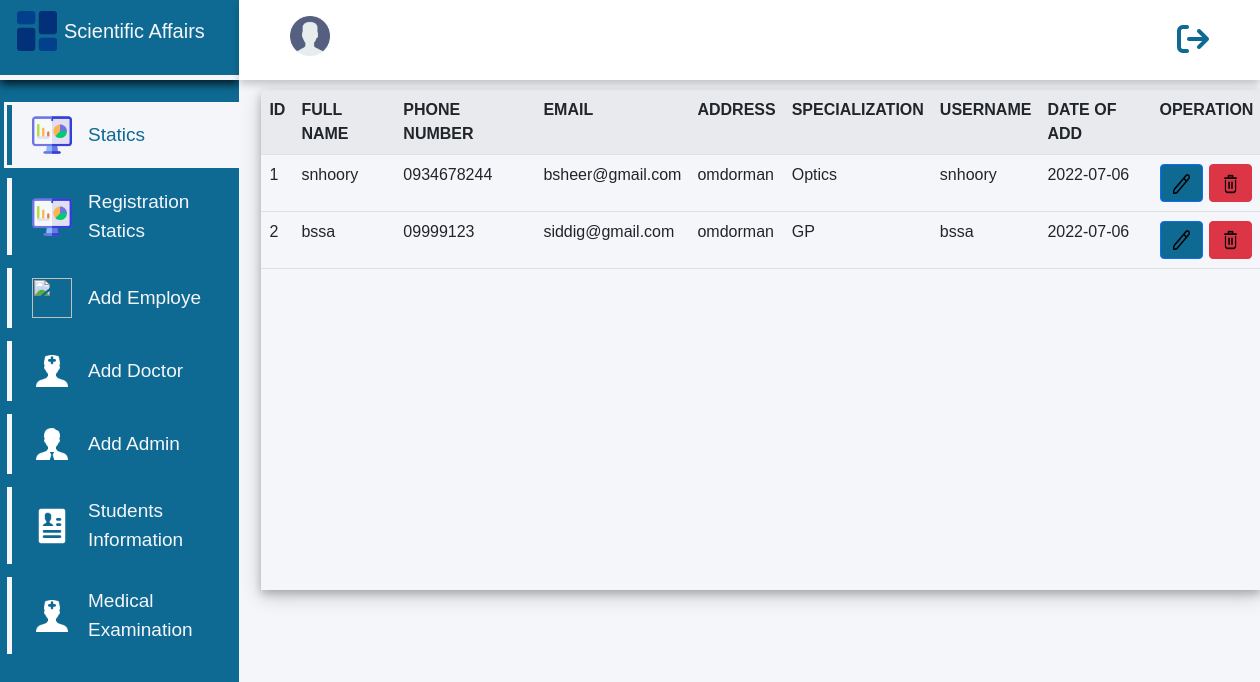
Screenshot of /elec_reg_new_std/admin/doctors/edit_doctor/edit_doctor.php with the database file from the repository.
### tables this page shows
CREATE TABLE `medical_exam_doctors` (
  `id` int(11) NOT NULL,
  `full_name` varchar(100) NOT NULL,
  `phone_number` varchar(15) NOT NULL,
  `email` varchar(50) NOT NULL,
  `address` varchar(20) NOT NULL,
  `specialization` varchar(50) NOT NULL,
  `username` varchar(20) NOT NULL,
  `password` varchar(20) NOT NULL DEFAULT '0000',
  `admin_add` varchar(100) NOT NULL,
  `date` date NOT NULL,
  `hours` time NOT NULL,
  `del` varchar(5) NOT NULL DEFAULT 'no'
);

### elec_reg_new_std/admin/doctors/edit_doctor/edit_doctor.php (the view, shortened to what this page needs)
<?php
include "../../../../connection/connection.php";
$name_user = $_SESSION["full_name_scientific_affairs"];
?>
<!DOCTYPE html>
<html lang="en">
<head>
    <link rel="stylesheet" href="../../../../css/all.min.css">
    <link rel="stylesheet" href="../../../../bootstrap/bootstrap.min.css">
    <link rel="stylesheet" href="../../../../css/manegment/admin/edit_doctor.css">
</head>
<body>
<div class="side-menu">
<div class="brand-name">
<h2><img src="../../../../icons/da.png" alt="" width="50px" height="50px">Scientific Affairs</h2>
        </div>
            <ul>
            <a href="../../statics/statics.php"><li  class="active"><img src="../../../../icons/statc1.png" alt="" width="40px" height="40px">Statics</li></a>
            <a href="../../registration_statistics/registration_statistics.php"><li><img src="../../../../icons/statc1.png" alt="" width="40px" height="40px">Registration Statics</li></a>
            <a href="../../employes/add_employe/add_emp.php"><li><img src="../../../../icons/eemp3.png" alt="" width="40px" height="40px"> Add Employe</li></a>
            <a href="../../doctors/add_doctor/add_doctor.php"><li><img src="../../../../icons/doc.png" alt="" width="40px" height="40px"> Add Doctor</li></a>
            <a href="../../admins/add_admin/add_admin.php"><li><img src="../../../../icons/admin.png" alt="" width="40px" height="40px">Add Admin</li></a>
            <a href="../../../scintific_affairs/info_std_electronic_register/info_std_electronic_register.php"><li><img src="../../../../icons/stdifo1.png" alt="" width="40px" height="40px"> Students Information</li></a>
            <a href="../../../medical_examination/statics/statics.php"><li><img src="../../../../icons/doc.png" alt="" width="40px" height="40px">Medical Examination</li></a>
            </ul>
        </div>
        <div class="container">
            <div class="header">
                <div class="nav">
                <div>
                <h3> <a href="../../account/account.php"><img src="../../../../icons/account.png" alt="" width="40px" height="40px"></a><?php echo " " . $name_user ?></h3>
                </div>
                <div class="log">
                <a href="../../../login/login.php"><div><i class="fa-solid fa-arrow-right-from-bracket fa-2x"></i></div></a>
                </div>
                </div>
            </div>
 <div class="info-emp">
    <table class="table table-striped table-hover">
        <tr>
            <th>ID</th>
            <th>FULL NAME</th>
            <th>PHONE NUMBER</th>
            <th>EMAIL</th>
            <th>ADDRESS</th>
            <th>SPECIALIZATION</th>
            <th>USERNAME</th>
            <th>DATE OF ADD</th>
            <th>OPERATION</th>
        </tr>
        <?php
        $display_data = mysqli_query($connection , "select * from medical_exam_doctors where del = 'no' ");
            if($display_data){
                while( $row = mysqli_fetch_array($display_data)){
                    $id = $row['id'];
                    $fullname = $row['full_name'];
                    $phone = $row['phone_number'];
                    $email = $row['email'];
                    $adsress = $row['address'];
                    $specialization = $row['specialization'];
                    $username = $row['username'];
                    $dateofadd = $row['date'];
                   echo "<tr>";
                   echo "<td>".$id."</td>";
                   echo "<td>".$fullname."</td>";
                   echo "<td>".$phone."</td>";
                   echo "<td>".$email."</td>";
                   echo "<td>".$adsress."</td>";
                   echo "<td>".$specialization."</td>";
                   echo "<td>".$username."</td>";
                   echo "<td>".$dateofadd."</td>";
                   echo "<td><a href='display_for_editd.php?updateid=".$id."'><button  class='btn btn-primary'><img src='../../../../icons/u2.png' width='17px' height='20px'></button></a>
                             <a href='display_for_deleted.php?delid=".$id."'><button class='btn btn-danger'><img src='../../../../icons/d.png' width='17px' height='20px'></button></a></td>";
                   echo "<tr>";
                }
            }
            ?>
    </table>
        </div>
</body>
</html>

### css/manegment/admin/edit_doctor.css (style rules this page uses)
* { box-sizing: border-box; }
body { min-height: 100vh; font-family: Tahoma, Geneva, Verdana, sans-serif }
a { text-decoration: none; color: #f5f6fa; }
li { list-style: none; }
h2 { color: #f5f6fa; font-size: 20px; }
.side-menu { position: fixed; background: #0e6a93; ; width: 19vw; min-height: 100vh; display: flex; flex-direction: column; }
.side-menu .brand-name { height: 10vh; display: flex; align-items: right; padding: 2px; padding-top: 5px; margin-bottom: 25px; cursor: pointer; border-bottom: 5px solid #f5f6fa; box-shadow: 0 4px 9px 0 rgba(0, 0, 0, 0.8); }
.side-menu li { font-size: 19px; padding: 10px; margin-left: -25px; margin-bottom: 13px; display: flex; align-items: center; border-left: 5px solid #f5f6fa; cursor: pointer; }
.side-menu li img { margin-right: 16px; }
.side-menu .active { background: #f5f6fa; color: #0e6a93; border-left: 5px solid #0e6a93; outline: 3px solid #f5f6fa; }
.side-menu img { margin-left: 10px; }
.side-menu .brand-name h2 { font-size: 20px; }
.side-menu .brand-name h2 img { mix-blend-mode: multiply; margin-right: 2px; margin-top: 1px; padding-right: 5px; margin-bottom: 5px; padding: 5px; }
.container { position: absolute; right: 0; width: 81vw; height: 100vh; background-color: #f5f6fa; }
.container .header { position: fixed; top: 0; right: 0; width: 81vw; height: 10vh; background-color: white; display: flex; align-items: center; justify-content: center; box-shadow: 0 4px 8px 0 rgba(0, 0, 0, 0.2); }
.container .header .nav { width: 90%; display: flex; align-items: center; justify-content: space-between; }
.container .header .nav h3 { color: #0e6a93; font-size: 20px; margin-top: 10px; cursor: pointer; }
.container .header .nav h3 img { margin-bottom: 10px; cursor: pointer; }
.fa-solid { color: #0e6a93; }
.log { cursor: pointer; display: flex; align-items: center; justify-content: space-between; color: #0e6a93; }
.info-emp { margin-top: 90px; margin-left: 10px; width: 1000px; height: 500px; box-shadow: 0 4px 8px 0 rgba(0, 0, 0, 0.2), 0 6px 20px 0 rgba(0, 0, 0, 0.19); overflow: scroll; }
.btn-primary { margin: 1px; background-color: #0e6a93; }

### rows the page displays
medical_exam_doctors: id "1", full_name "snhoory", phone_number "0934678244", email "bsheer@gmail.com", address "omdorman", specialization "Optics", username "snhoory", date "2022-07-06"
medical_exam_doctors: id "2", full_name "bssa", phone_number "09999123", email "siddig@gmail.com", address "omdorman", specialization "GP", username "bssa", date "2022-07-06"
